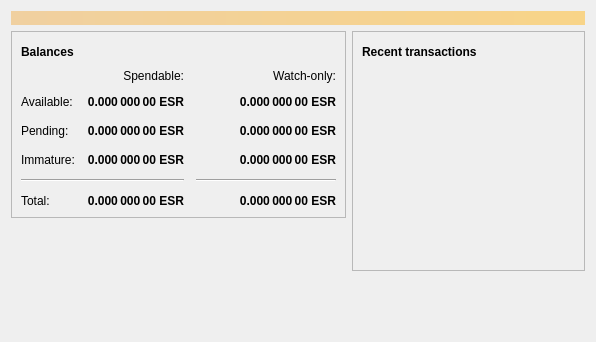
<?xml version="1.0" encoding="UTF-8"?>
<ui version="4.0">
 <class>OverviewPage</class>
 <widget class="QWidget" name="OverviewPage">
  <property name="geometry">
   <rect>
    <x>0</x>
    <y>0</y>
    <width>596</width>
    <height>342</height>
   </rect>
  </property>
  <property name="windowTitle">
   <string>Form</string>
  </property>
  <layout class="QVBoxLayout" name="topLayout">
   <item>
    <widget class="QLabel" name="labelAlerts">
     <property name="visible">
      <bool>false</bool>
     </property>
     <property name="styleSheet">
      <string notr="true">QLabel { background-color: qlineargradient(x1: 0, y1: 0, x2: 1, y2: 0, stop:0 #F0D0A0, stop:1 #F8D488); color:#000000; }</string>
     </property>
     <property name="wordWrap">
      <bool>true</bool>
     </property>
     <property name="margin">
      <number>3</number>
     </property>
     <property name="textInteractionFlags">
      <set>Qt::TextSelectableByMouse</set>
     </property>
    </widget>
   </item>
   <item>
    <layout class="QHBoxLayout" name="horizontalLayout" stretch="1,1">
     <item>
      <layout class="QVBoxLayout" name="verticalLayout_2">
       <item>
        <widget class="QFrame" name="frame">
         <property name="frameShape">
          <enum>QFrame::StyledPanel</enum>
         </property>
         <property name="frameShadow">
          <enum>QFrame::Raised</enum>
         </property>
         <layout class="QVBoxLayout" name="verticalLayout_4">
          <item>
           <layout class="QHBoxLayout" name="horizontalLayout_4">
            <item>
             <widget class="QLabel" name="label_5">
              <property name="font">
               <font>
                <weight>75</weight>
                <bold>true</bold>
               </font>
              </property>
              <property name="text">
               <string>Balances</string>
              </property>
             </widget>
            </item>
            <item>
             <widget class="QPushButton" name="labelWalletStatus">
              <property name="enabled">
               <bool>false</bool>
              </property>
              <property name="maximumSize">
               <size>
                <width>30</width>
                <height>16777215</height>
               </size>
              </property>
              <property name="toolTip">
               <string>The displayed information may be out of date. Your wallet automatically synchronizes with the Elspero network after a connection is established, but this process has not completed yet.</string>
              </property>
              <property name="text">
               <string/>
              </property>
              <property name="icon">
               <iconset resource="../bitcoin.qrc">
                <normaloff>:/icons/warning</normaloff>
                <disabledoff>:/icons/warning</disabledoff>:/icons/warning</iconset>
              </property>
              <property name="iconSize">
               <size>
                <width>24</width>
                <height>24</height>
               </size>
              </property>
              <property name="flat">
               <bool>true</bool>
              </property>
             </widget>
            </item>
            <item>
             <spacer name="horizontalSpacer_3">
              <property name="orientation">
               <enum>Qt::Horizontal</enum>
              </property>
              <property name="sizeHint" stdset="0">
               <size>
                <width>40</width>
                <height>20</height>
               </size>
              </property>
             </spacer>
            </item>
           </layout>
          </item>
          <item>
           <layout class="QGridLayout" name="gridLayout">
            <property name="spacing">
             <number>12</number>
            </property>
            <item row="2" column="2">
             <widget class="QLabel" name="labelWatchPending">
              <property name="font">
               <font>
                <weight>75</weight>
                <bold>true</bold>
               </font>
              </property>
              <property name="cursor">
               <cursorShape>IBeamCursor</cursorShape>
              </property>
              <property name="toolTip">
               <string>Unconfirmed transactions to watch-only addresses</string>
              </property>
              <property name="text">
               <string notr="true">0.000 000 00 ESR</string>
              </property>
              <property name="alignment">
               <set>Qt::AlignRight|Qt::AlignTrailing|Qt::AlignVCenter</set>
              </property>
              <property name="textInteractionFlags">
               <set>Qt::LinksAccessibleByMouse|Qt::TextSelectableByKeyboard|Qt::TextSelectableByMouse</set>
              </property>
             </widget>
            </item>
            <item row="2" column="1">
             <widget class="QLabel" name="labelUnconfirmed">
              <property name="font">
               <font>
                <weight>75</weight>
                <bold>true</bold>
               </font>
              </property>
              <property name="cursor">
               <cursorShape>IBeamCursor</cursorShape>
              </property>
              <property name="toolTip">
               <string>Total of transactions that have yet to be confirmed, and do not yet count toward the spendable balance</string>
              </property>
              <property name="text">
               <string notr="true">0.000 000 00 ESR</string>
              </property>
              <property name="alignment">
               <set>Qt::AlignRight|Qt::AlignTrailing|Qt::AlignVCenter</set>
              </property>
              <property name="textInteractionFlags">
               <set>Qt::LinksAccessibleByMouse|Qt::TextSelectableByKeyboard|Qt::TextSelectableByMouse</set>
              </property>
             </widget>
            </item>
            <item row="3" column="2">
             <widget class="QLabel" name="labelWatchImmature">
              <property name="font">
               <font>
                <weight>75</weight>
                <bold>true</bold>
               </font>
              </property>
              <property name="cursor">
               <cursorShape>IBeamCursor</cursorShape>
              </property>
              <property name="toolTip">
               <string>Mined balance in watch-only addresses that has not yet matured</string>
              </property>
              <property name="text">
               <string notr="true">0.000 000 00 ESR</string>
              </property>
              <property name="alignment">
               <set>Qt::AlignRight|Qt::AlignTrailing|Qt::AlignVCenter</set>
              </property>
              <property name="textInteractionFlags">
               <set>Qt::LinksAccessibleByMouse|Qt::TextSelectableByKeyboard|Qt::TextSelectableByMouse</set>
              </property>
             </widget>
            </item>
            <item row="4" column="0" colspan="2">
             <widget class="Line" name="line">
              <property name="orientation">
               <enum>Qt::Horizontal</enum>
              </property>
             </widget>
            </item>
            <item row="4" column="2">
             <widget class="Line" name="lineWatchBalance">
              <property name="sizePolicy">
               <sizepolicy hsizetype="Preferred" vsizetype="Fixed">
                <horstretch>0</horstretch>
                <verstretch>0</verstretch>
               </sizepolicy>
              </property>
              <property name="minimumSize">
               <size>
                <width>140</width>
                <height>0</height>
               </size>
              </property>
              <property name="orientation">
               <enum>Qt::Horizontal</enum>
              </property>
             </widget>
            </item>
            <item row="5" column="0">
             <widget class="QLabel" name="labelTotalText">
              <property name="text">
               <string>Total:</string>
              </property>
             </widget>
            </item>
            <item row="3" column="1">
             <widget class="QLabel" name="labelImmature">
              <property name="font">
               <font>
                <weight>75</weight>
                <bold>true</bold>
               </font>
              </property>
              <property name="cursor">
               <cursorShape>IBeamCursor</cursorShape>
              </property>
              <property name="toolTip">
               <string>Mined balance that has not yet matured</string>
              </property>
              <property name="text">
               <string notr="true">0.000 000 00 ESR</string>
              </property>
              <property name="alignment">
               <set>Qt::AlignRight|Qt::AlignTrailing|Qt::AlignVCenter</set>
              </property>
              <property name="textInteractionFlags">
               <set>Qt::LinksAccessibleByMouse|Qt::TextSelectableByKeyboard|Qt::TextSelectableByMouse</set>
              </property>
             </widget>
            </item>
            <item row="2" column="3">
             <spacer name="horizontalSpacer_2">
              <property name="orientation">
               <enum>Qt::Horizontal</enum>
              </property>
              <property name="sizeHint" stdset="0">
               <size>
                <width>40</width>
                <height>20</height>
               </size>
              </property>
             </spacer>
            </item>
            <item row="3" column="0">
             <widget class="QLabel" name="labelImmatureText">
              <property name="text">
               <string>Immature:</string>
              </property>
             </widget>
            </item>
            <item row="5" column="1">
             <widget class="QLabel" name="labelTotal">
              <property name="font">
               <font>
                <weight>75</weight>
                <bold>true</bold>
               </font>
              </property>
              <property name="cursor">
               <cursorShape>IBeamCursor</cursorShape>
              </property>
              <property name="toolTip">
               <string>Your current total balance</string>
              </property>
              <property name="text">
               <string notr="true">0.000 000 00 ESR</string>
              </property>
              <property name="alignment">
               <set>Qt::AlignRight|Qt::AlignTrailing|Qt::AlignVCenter</set>
              </property>
              <property name="textInteractionFlags">
               <set>Qt::LinksAccessibleByMouse|Qt::TextSelectableByKeyboard|Qt::TextSelectableByMouse</set>
              </property>
             </widget>
            </item>
            <item row="5" column="2">
             <widget class="QLabel" name="labelWatchTotal">
              <property name="font">
               <font>
                <weight>75</weight>
                <bold>true</bold>
               </font>
              </property>
              <property name="cursor">
               <cursorShape>IBeamCursor</cursorShape>
              </property>
              <property name="toolTip">
               <string>Current total balance in watch-only addresses</string>
              </property>
              <property name="text">
               <string notr="true">0.000 000 00 ESR</string>
              </property>
              <property name="alignment">
               <set>Qt::AlignRight|Qt::AlignTrailing|Qt::AlignVCenter</set>
              </property>
              <property name="textInteractionFlags">
               <set>Qt::LinksAccessibleByMouse|Qt::TextSelectableByKeyboard|Qt::TextSelectableByMouse</set>
              </property>
             </widget>
            </item>
            <item row="0" column="2">
             <widget class="QLabel" name="labelWatchonly">
              <property name="text">
               <string>Watch-only:</string>
              </property>
              <property name="alignment">
               <set>Qt::AlignRight|Qt::AlignTrailing|Qt::AlignVCenter</set>
              </property>
             </widget>
            </item>
            <item row="1" column="0">
             <widget class="QLabel" name="labelBalanceText">
              <property name="text">
               <string>Available:</string>
              </property>
             </widget>
            </item>
            <item row="1" column="1">
             <widget class="QLabel" name="labelBalance">
              <property name="font">
               <font>
                <weight>75</weight>
                <bold>true</bold>
               </font>
              </property>
              <property name="cursor">
               <cursorShape>IBeamCursor</cursorShape>
              </property>
              <property name="toolTip">
               <string>Your current spendable balance</string>
              </property>
              <property name="text">
               <string notr="true">0.000 000 00 ESR</string>
              </property>
              <property name="alignment">
               <set>Qt::AlignRight|Qt::AlignTrailing|Qt::AlignVCenter</set>
              </property>
              <property name="textInteractionFlags">
               <set>Qt::LinksAccessibleByMouse|Qt::TextSelectableByKeyboard|Qt::TextSelectableByMouse</set>
              </property>
             </widget>
            </item>
            <item row="1" column="2">
             <widget class="QLabel" name="labelWatchAvailable">
              <property name="font">
               <font>
                <weight>75</weight>
                <bold>true</bold>
               </font>
              </property>
              <property name="cursor">
               <cursorShape>IBeamCursor</cursorShape>
              </property>
              <property name="toolTip">
               <string>Your current balance in watch-only addresses</string>
              </property>
              <property name="text">
               <string notr="true">0.000 000 00 ESR</string>
              </property>
              <property name="alignment">
               <set>Qt::AlignRight|Qt::AlignTrailing|Qt::AlignVCenter</set>
              </property>
              <property name="textInteractionFlags">
               <set>Qt::LinksAccessibleByMouse|Qt::TextSelectableByKeyboard|Qt::TextSelectableByMouse</set>
              </property>
             </widget>
            </item>
            <item row="2" column="0">
             <widget class="QLabel" name="labelPendingText">
              <property name="text">
               <string>Pending:</string>
              </property>
             </widget>
            </item>
            <item row="0" column="1">
             <widget class="QLabel" name="labelSpendable">
              <property name="text">
               <string>Spendable:</string>
              </property>
              <property name="alignment">
               <set>Qt::AlignRight|Qt::AlignTrailing|Qt::AlignVCenter</set>
              </property>
             </widget>
            </item>
           </layout>
          </item>
         </layout>
        </widget>
       </item>
       <item>
        <spacer name="verticalSpacer">
         <property name="orientation">
          <enum>Qt::Vertical</enum>
         </property>
         <property name="sizeHint" stdset="0">
          <size>
           <width>20</width>
           <height>40</height>
          </size>
         </property>
        </spacer>
       </item>
      </layout>
     </item>
     <item>
      <layout class="QVBoxLayout" name="verticalLayout_3">
       <item>
        <widget class="QFrame" name="frame_2">
         <property name="frameShape">
          <enum>QFrame::StyledPanel</enum>
         </property>
         <property name="frameShadow">
          <enum>QFrame::Raised</enum>
         </property>
         <layout class="QVBoxLayout" name="verticalLayout">
          <item>
           <layout class="QHBoxLayout" name="horizontalLayout_2">
            <item>
             <widget class="QLabel" name="label_4">
              <property name="font">
               <font>
                <weight>75</weight>
                <bold>true</bold>
               </font>
              </property>
              <property name="text">
               <string>Recent transactions</string>
              </property>
             </widget>
            </item>
            <item>
             <widget class="QPushButton" name="labelTransactionsStatus">
              <property name="enabled">
               <bool>false</bool>
              </property>
              <property name="maximumSize">
               <size>
                <width>30</width>
                <height>16777215</height>
               </size>
              </property>
              <property name="toolTip">
               <string>The displayed information may be out of date. Your wallet automatically synchronizes with the Elspero network after a connection is established, but this process has not completed yet.</string>
              </property>
              <property name="text">
               <string/>
              </property>
              <property name="icon">
               <iconset resource="../bitcoin.qrc">
                <normaloff>:/icons/warning</normaloff>
                <disabledoff>:/icons/warning</disabledoff>:/icons/warning</iconset>
              </property>
              <property name="iconSize">
               <size>
                <width>24</width>
                <height>24</height>
               </size>
              </property>
              <property name="flat">
               <bool>true</bool>
              </property>
             </widget>
            </item>
            <item>
             <spacer name="horizontalSpacer">
              <property name="orientation">
               <enum>Qt::Horizontal</enum>
              </property>
              <property name="sizeHint" stdset="0">
               <size>
                <width>40</width>
                <height>20</height>
               </size>
              </property>
             </spacer>
            </item>
           </layout>
          </item>
          <item>
           <widget class="QListView" name="listTransactions">
            <property name="styleSheet">
             <string notr="true">QListView { background: transparent; }</string>
            </property>
            <property name="frameShape">
             <enum>QFrame::NoFrame</enum>
            </property>
            <property name="verticalScrollBarPolicy">
             <enum>Qt::ScrollBarAlwaysOff</enum>
            </property>
            <property name="horizontalScrollBarPolicy">
             <enum>Qt::ScrollBarAlwaysOff</enum>
            </property>
            <property name="selectionMode">
             <enum>QAbstractItemView::NoSelection</enum>
            </property>
           </widget>
          </item>
         </layout>
        </widget>
       </item>
       <item>
        <spacer name="verticalSpacer_2">
         <property name="orientation">
          <enum>Qt::Vertical</enum>
         </property>
         <property name="sizeHint" stdset="0">
          <size>
           <width>20</width>
           <height>40</height>
          </size>
         </property>
        </spacer>
       </item>
      </layout>
     </item>
    </layout>
   </item>
  </layout>
 </widget>
 <resources/>
 <connections/>
</ui>
